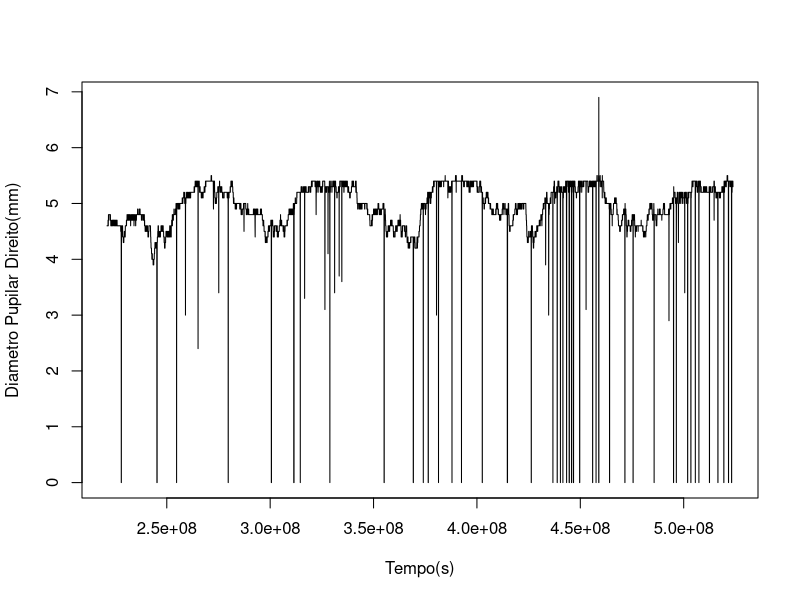
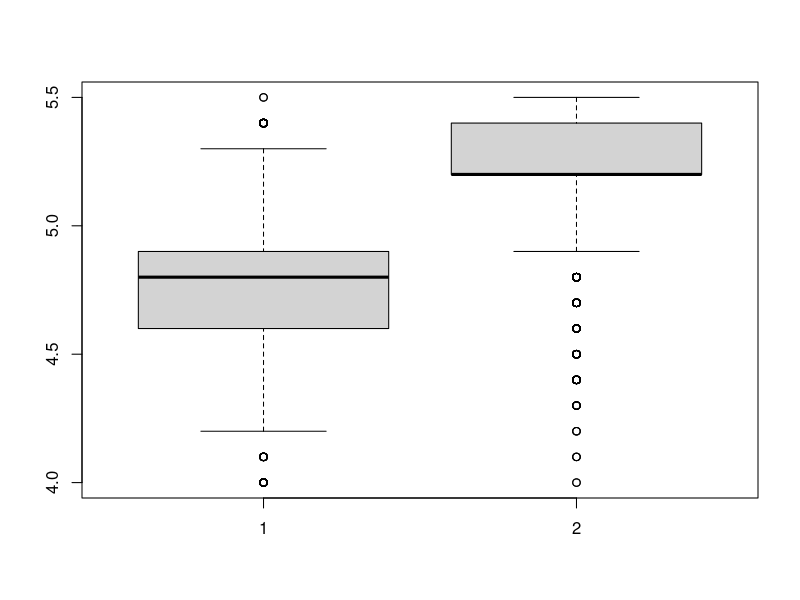
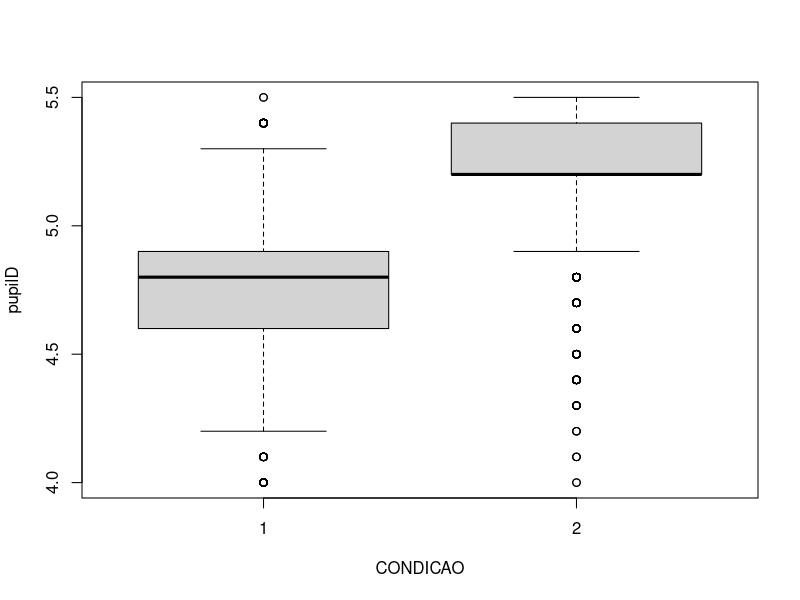
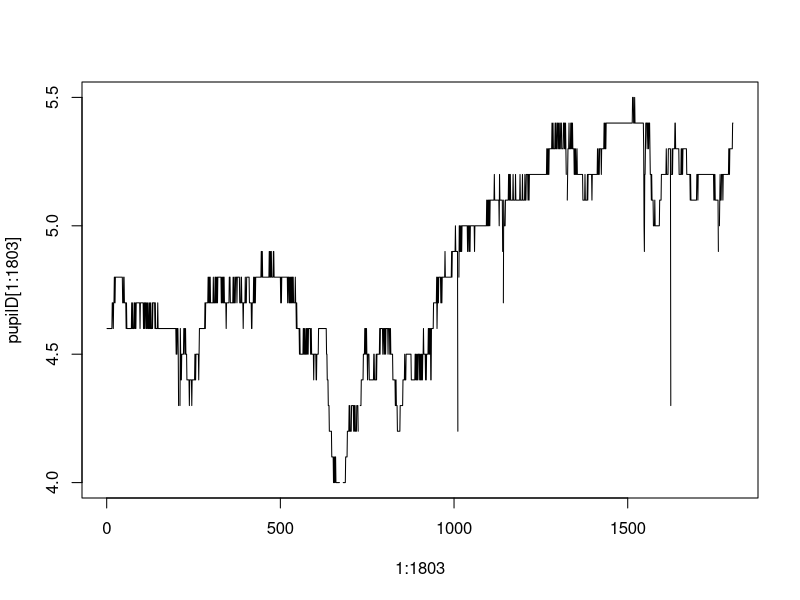
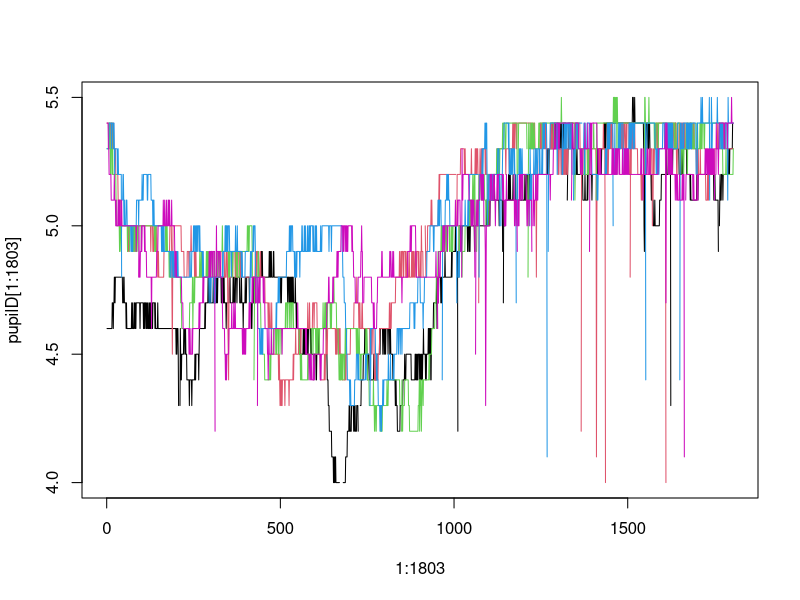
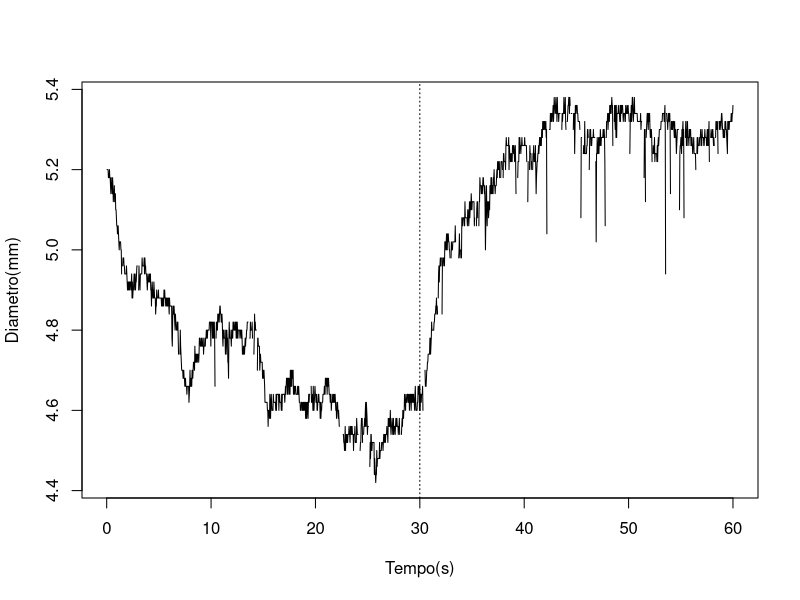

The R script that drew these images, in order:
## ---- chunk 1
#leitura de dados
dados=read.table("dadosEYE.txt",header=TRUE,sep=";")

dim(dados)
## ---- chunk 2
head(dados)

## ---- chunk 3
#Leia os nomes das colunas 
colnames(dados)
## ---- chunk 4
#Tomando os 10 primeiros números
dados[1:10,1]
## ---- chunk 5
#Identificamos a diferença entre um elemento menos o anterior, para isso usamos o comando "diff":
diff(dados[,1])
## ---- chunk 6
DIFF = mean(diff(dados$RecordingTime..ms.))

#A taxa de amostragem em Hertz é dada por:
HZ=1000*1/DIFF

## ---- chunk 7
#Fazer o grafico
plot(dados$RecordingTime..ms.*1000,
  dados$Pupil.Diameter.Right..mm.,type="l",xlab="Tempo(s)",
  ylab="Diametro Pupilar Direito(mm)")
## ---- chunk 8
#Sinal do diametro da pupila direita
pupilD = dados$Pupil.Diameter.Right..mm.

#Detectar outliers, piscadas e missing data
IX=which(pupilD<4 | pupilD>6)
pupilD[IX]=NA
## ---- chunk 9
CONDICAO = array(1, length(pupilD))
## ---- chunk 10
# identificando o inicio do intervalo, com base nos 30s de trial:
inicio = ceiling(HZ*30)
# calculando o teto, que é o final do trial, 30s depois:
final = ceiling((HZ*30)+(HZ*30))
## ---- chunk 11
#Colocar 2 nas caselas durante os periodos de subtracao mental
CONDICAO[902:1803]=2
CONDICAO[2706:3607]=2
CONDICAO[4510:5411]=2
CONDICAO[6314:7215]=2
CONDICAO[8118:9019]=2

## ---- chunk 12
#Boxplot do diametro de pupila nas duas condicoes
#os proximos 2 comandos sao equivalentes
boxplot(pupilD[which(CONDICAO==1)],pupilD[which(CONDICAO==2)])
boxplot(pupilD~CONDICAO)
## ---- chunk 13
plot(1:1803,pupilD[1:1803],type="l")
## ---- chunk 14
plot(1:1803,pupilD[1:1803],type="l")
lines(1:1804,pupilD[1804:3607],col=2)
lines(1:1804,pupilD[3608:5411],col=3)
lines(1:1804,pupilD[5412:7215],col=4)
lines(1:1804,pupilD[7216:9019],col=6)
## ---- chunk 15
#calcular a curva media
MEDIA=(pupilD[1:1804]+pupilD[1804:3607]+pupilD[3608:5411]+pupilD[5412:7215]+pupilD[7216:9019])/5
## ---- chunk 16
plot(60*(1:1804)/1804,MEDIA,type="l",xlab="Tempo(s)",ylab="Diametro(mm)")
abline(v=30,lty=3)

## ---- chunk 17
mediarep = mean(pupilD[which(CONDICAO==1)])
# Desvio padrão da condição repouso:
desviorep = sd(pupilD[which(CONDICAO==1)])

# Media da condição tarefa:
media = mean(pupilD[which(CONDICAO==2)])
# Desvio padrão da condição tarefa:
desviopad = sd(pupilD[which(CONDICAO==2)])
